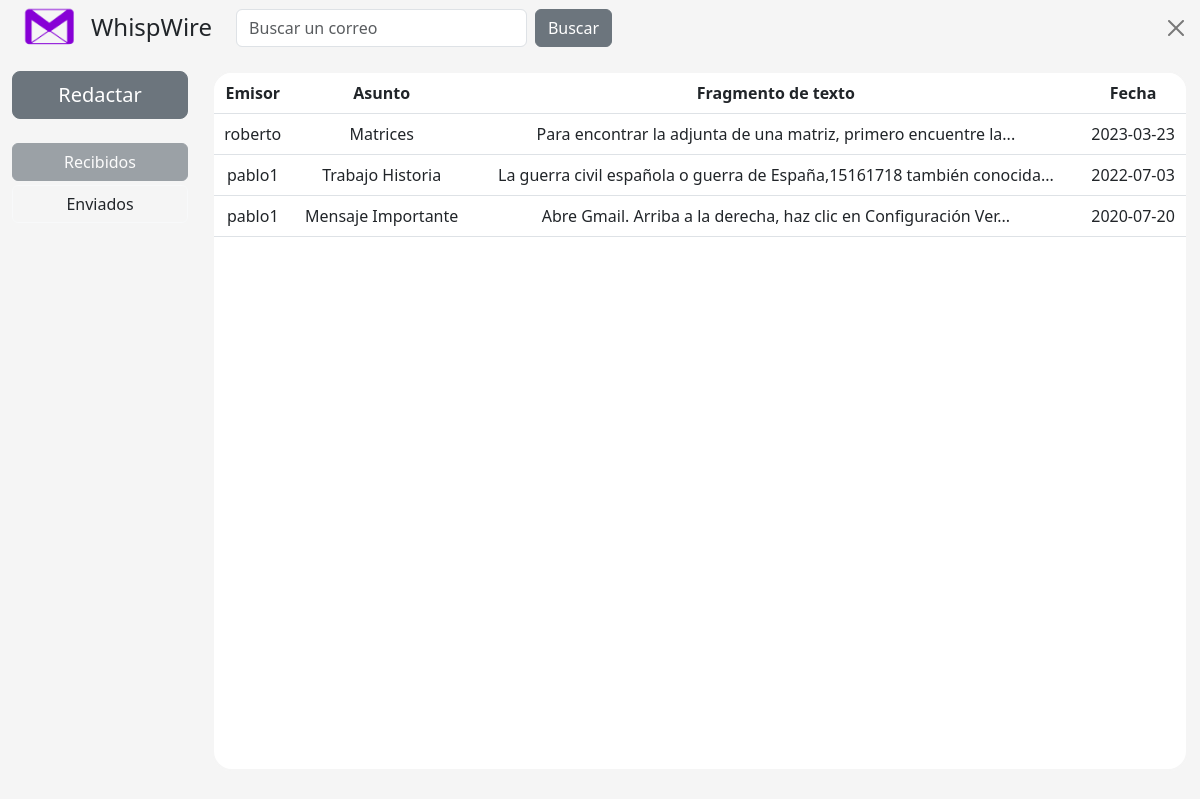
Screenshot of /code/bandejaDeEntrada.php?modo=recibidos (signed in) with the database file from the repository.
### tables this page shows
CREATE TABLE `mensajes` (
  `Id` int(6) NOT NULL,
  `Emisor` varchar(255) NOT NULL,
  `Receptor` varchar(255) NOT NULL,
  `Asunto` varchar(255) NOT NULL,
  `Mensaje` text NOT NULL,
  `Fecha` date NOT NULL,
  `Abierto` tinyint(1) NOT NULL
);

### code/funcionalidad.php (called while the page is built, shortened)
<?php
    function consultarMensajes($modo, $usuario, $busqueda){
        $db = new mysqli('localhost', 'root', '', 'whispwire');
        if($modo == "recibidos"){
            $consultar = "SELECT * FROM `mensajes` WHERE `Receptor` LIKE '$usuario' ORDER BY fecha DESC";
        }
        $consulta = $db->query($consultar);
        return $consulta;
    }
?>

### code/bandejaDeEntrada.php (the view, shortened to what this page needs)
<!DOCTYPE html>
<html lang="en">
<head>
    <?php
      require 'funcionalidad.php';
      if(isset($_SESSION['user'])){
          $user = $_SESSION['user'];
      }
      $modo = $_GET['modo'];
      $marcarAbrir = ($modo == "recibidos" || $modo == "buscar") ? "1" : "0";
      if(isset($_GET['aBuscar'])){
        $aBuscar = $_GET['aBuscar'];
      }
      else{
        $aBuscar = "Nada";
      }
    ?>
    <link rel="stylesheet" type="text/css" href="../css/vist.css">
    <link href="https://cdn.jsdelivr.net/npm/bootstrap@5.3.0-alpha3/dist/css/bootstrap.min.css" rel="stylesheet">
</head>
<body>
  <div class="container-fluid">
    <div class="row align-items-center">
      <div class="col-md-auto col-lg-auto d-none d-md-block">
        <img src="../img/logo.png" class="img-fluid" alt="Logo" id="logo">
      </div>
      <div class="col-md-auto col-lg-auto">
        <h4 id="textoLogo">WhispWire</h4>
      </div>
      <div class="col-md-4 col-lg-4 col-xl-4">
        <form class="d-flex" role="search" action="buscarCorreos.php" method="post">
            <input class="form-control me-2" type="search" name="buscar" placeholder="Buscar un correo" aria-label="Search">
            <button class="btn btn-secondary" type="submit">Buscar</button>
        </form>
      </div>
      <div class="col align-self-end">
        <div class="d-flex justify-content-end align-items-end" id="navBE">
          <a href="cerrarSesion.php"><button type="button" class="btn-close" aria-label="Close"></button></a>
        </div>
      </div>
    </div>
    <div class="mt-3 row">
      <div class="col-md-2">
        <div class="sidebar">
          <button type="button" id="botonR" class="btn btn-secondary btn-lg w-100" data-bs-toggle="modal" data-bs-target="#redactarM">Redactar</button>
          <?php
            if($modo == "recibidos" || $modo == "buscar"){
          ?>
          <button type="button" class="mt-4 btn btn btn-secondary w-100" disabled>Recibidos</button>
          <form method="POST" action="tipoBandeja.php">
            <button type="submit" class="mt-1 btn btn-outline-light btn-transparent text-dark w-100">Enviados</button>
          </form>
          <?php
            }
          ?>
        </div>
      </div>
      <div class="col-md-10">
        <div class="bandejaEntrada">
          <div class="table-responsive">
            <table class="table table-hover" id="tablaNormal">
              <thead>
                <tr>
                  <?php if($modo == "enviados") { ?>
                    <th>Para</th>
                  <?php } else{ ?>
                    <th>Emisor</th>
                  <?php } ?>
                  <th>Asunto</th>
                  <th>Fragmento de texto</th>
                  <th>Fecha</th>
                </tr>
              </thead>
              <tbody>
                <?php $mensajes = consultarMensajes($modo, $user, $aBuscar); ?>
                <?php while($row = $mensajes->fetch_assoc()) { ?>
                  <tr onclick="window.location='correo.php?id=<?php echo $row['Id']; ?>&marcarAbrir=<?php echo $marcarAbrir; ?>'" <?php if ($row['Abierto'] == "1") echo 'class="table-dark-row"'; ?>>
                    <td><?php if($modo == "enviados") {echo $row['Receptor'];} else{echo $row['Emisor'];} ?></td>
                    <td><?php echo $row['Asunto']; ?></td>
                    <td>
                      <?php
                        $words = explode(" ", $row['Mensaje']);
                        $selected_words = array_slice($words, 0, 10);
                        $new_string = implode(" ", $selected_words);
                        echo $new_string."...";
                      ?>
                    </td>
                    <td><?php echo $row['Fecha']; ?></td>
                  </tr>
                <?php } ?>
              </tbody>
            </table>
          </div>
        </div>
      </div>
    </div>
  </div>
</body>
</html>

### css/vist.css (style rules this page uses)
#logo { width: 55px; height: 55px; left: 10px; position: relative; }
#textoLogo { margin-top: 8px; position: relative; }
@media screen and (min-width: 768px) { #navBE { margin-top: -39px; position: relative; } }
.btn-transparent { background-color: transparent; border: none; }
.bandejaEntrada { width: 100%; height: calc(100vh - 100px); overflow-y: auto; overflow-x: hidden; max-height: calc(100vh - 100px); background-color: white; border: 2px solid #f5f5f5; border-radius: 20px; }
#tablaNormal tr { text-align: center; }
.table-dark-row { background-color: #e7e7e7; }

### code/bandejaDeEntrada.php (style rules this page uses)
body { background-color: #f5f5f5; }

### rows the page displays
mensajes: Emisor "roberto", Asunto "Matrices", new_string "Para encontrar la adjunta de una matriz, primero encuentre la", Fecha "2023-03-23"
mensajes: Emisor "pablo1", Asunto "Trabajo Historia", new_string "La guerra civil española o guerra de España,15​16​17​18​ también conocida", Fecha "2022-07-03"
mensajes: Emisor "pablo1", Asunto "Mensaje Importante", new_string "Abre Gmail. Arriba a la derecha, haz clic en Configuración Ver", Fecha "2020-07-20"
